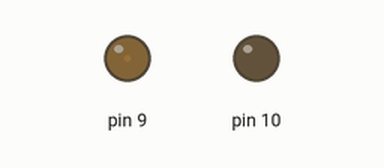
Simulated run of this sketch. Board: Arduino Uno, built with avr-gcc and run on an emulated ATmega328P. On the bench: output pins drawn as LEDs (lit = HIGH).

Above: at 0.05 s.
At 0.95 s:
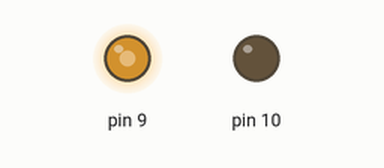
At 1.4 s:
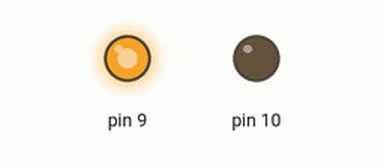
At 2.75 s:
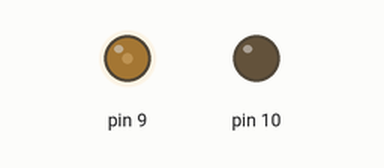
Timing chart, 0 to 7.2 s (numbered marks = the images above):
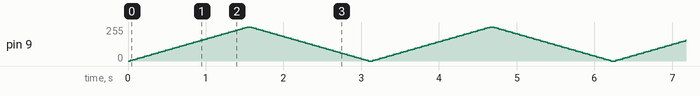

The sketch:

brushless_motor1.ino
```cpp
// C++ code
//
int brightness = 0;

void setup()
{
  pinMode(9, OUTPUT);
  pinMode(10, OUTPUT);
}

void loop()
{
  for (brightness = 0; brightness <= 255; brightness += 5) { //high
    analogWrite(9, brightness);
    delay(30); // Wait for 30 millisecond(s)
  }
  for (brightness = 255; brightness >= 0; brightness -= 5) { //low
    analogWrite(9, brightness);
    delay(30); // Wait for 30 millisecond(s)
  }
}
```
